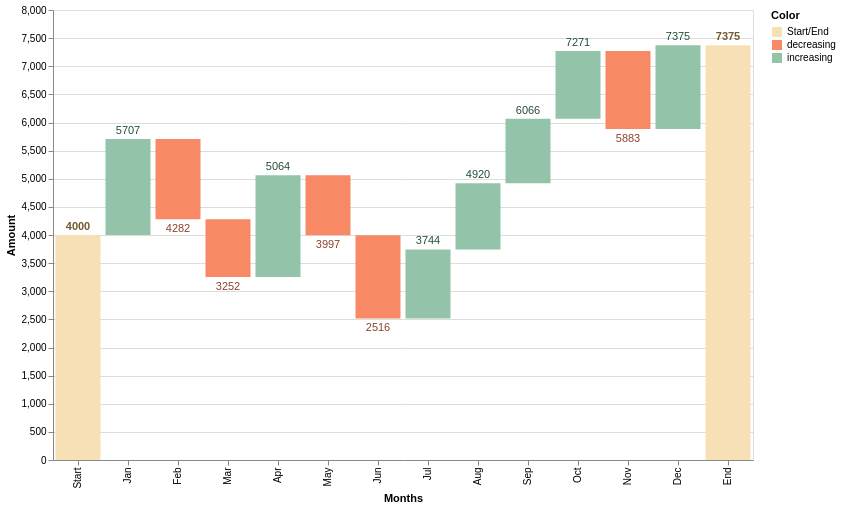

Express this chart as Vega-Lite.
### Vega specification from a JSON file in a GitHub repository (floating-point values rounded to 4 significant figures)
{"$schema": "https://vega.github.io/schema/vega/v3.json", "autosize": "pad", "padding": 5, "width": 700, "height": 450, "style": "cell", "data": [{"name": "source_0", "values": [{"label": "Start", "amount": 4000}, {"label": "Jan", "amount": 1707}, {"label": "Feb", "amount": -1425}, {"label": "Mar", "amount": -1030}, {"label": "Apr", "amount": 1812}, {"label": "May", "amount": -1067}, {"label": "Jun", "amount": -1481}, {"label": "Jul", "amount": 1228}, {"label": "Aug", "amount": 1176}, {"label": "Sep", "amount": 1146}, {"label": "Oct", "amount": 1205}, {"label": "Nov", "amount": -1388}, {"label": "Dec", "amount": 1492}, {"label": "End", "amount": 0}]}, {"name": "data_0", "source": "source_0", "transform": [{"type": "window", "params": [null], "as": ["row"], "ops": ["row_number"], "fields": [null], "sort": {"field": [], "order": []}}, {"type": "window", "params": [null], "as": ["sum"], "ops": ["sum"], "fields": ["amount"], "sort": {"field": ["row"], "order": ["ascending"]}}, {"type": "formula", "expr": "datum.label == 'End' ? 0 : datum.sum - datum.amount", "as": "previous_amount"}, {"type": "formula", "expr": "datum.label == 'End' ? datum.sum : datum.amount", "as": "amount"}, {"type": "formula", "expr": "datum.label == 'End' || datum.label == 'Start' ? 'Start/End' : datum.amount >= 0 ? 'increasing' : 'decreasing'", "as": "Color"}, {"type": "formula", "expr": "datum.Color == 'decreasing' ? datum.sum : ''", "as": "sum_dec"}, {"type": "formula", "expr": "datum.Color == 'increasing' ? datum.sum : ''", "as": "sum_inc"}, {"type": "formula", "expr": "datum.Color == 'Start/End' ? datum.sum : ''", "as": "sum_start_end"}]}, {"name": "data_1", "source": "data_0", "transform": [{"type": "filter", "expr": "datum[\"previous_amount\"] !== null && !isNaN(datum[\"previous_amount\"])"}]}, {"name": "data_2", "source": "data_0", "transform": [{"type": "filter", "expr": "datum[\"sum_inc\"] !== null && !isNaN(datum[\"sum_inc\"])"}]}, {"name": "data_3", "source": "data_0", "transform": [{"type": "filter", "expr": "datum[\"sum_start_end\"] !== null && !isNaN(datum[\"sum_start_end\"])"}]}, {"name": "data_4", "source": "data_0", "transform": [{"type": "filter", "expr": "datum[\"sum_dec\"] !== null && !isNaN(datum[\"sum_dec\"])"}]}], "marks": [{"name": "layer_0_marks", "type": "rect", "style": ["bar"], "from": {"data": "data_1"}, "encode": {"update": {"fill": {"scale": "color", "field": "Color"}, "x": {"scale": "x", "field": "label"}, "width": {"scale": "x", "band": true}, "y": {"scale": "y", "field": "previous_amount"}, "y2": {"scale": "y", "field": "sum"}}}}, {"name": "layer_1_marks", "type": "text", "style": ["text"], "from": {"data": "data_2"}, "encode": {"update": {"dy": {"value": -5}, "fill": {"value": "#234f39"}, "x": {"scale": "x", "field": "label", "band": 0.5}, "y": {"scale": "y", "field": "sum_inc"}, "text": {"signal": "''+datum[\"sum_inc\"]"}, "align": {"value": "center"}}}}, {"name": "layer_2_marks", "type": "text", "style": ["text"], "from": {"data": "data_3"}, "encode": {"update": {"dy": {"value": -5}, "fontWeight": {"value": "bold"}, "fill": {"value": "#725a30"}, "x": {"scale": "x", "field": "label", "band": 0.5}, "y": {"scale": "y", "field": "sum_start_end"}, "text": {"signal": "''+datum[\"sum_start_end\"]"}, "align": {"value": "center"}}}}, {"name": "layer_3_marks", "type": "text", "style": ["text"], "from": {"data": "data_4"}, "encode": {"update": {"baseline": {"value": "top"}, "dy": {"value": 4}, "fill": {"value": "#8b422c"}, "x": {"scale": "x", "field": "label", "band": 0.5}, "y": {"scale": "y", "field": "sum_dec"}, "text": {"signal": "''+datum[\"sum_dec\"]"}, "align": {"value": "center"}}}}], "scales": [{"name": "x", "type": "band", "domain": {"data": "data_0", "field": "label", "sort": {"field": "row", "op": "min"}}, "range": [0, {"signal": "width"}], "paddingInner": 0.1, "paddingOuter": 0.05}, {"name": "y", "type": "linear", "domain": {"fields": [{"data": "data_1", "field": "previous_amount"}, {"data": "data_1", "field": "sum"}, {"data": "data_2", "field": "sum_inc"}, {"data": "data_3", "field": "sum_start_end"}, {"data": "data_4", "field": "sum_dec"}]}, "range": [{"signal": "height"}, 0], "nice": true, "zero": true}, {"name": "color", "type": "ordinal", "domain": {"data": "data_1", "field": "Color", "sort": true}, "range": ["#f7e0b6", "#f78a64", "#93c4aa"]}], "axes": [{"scale": "x", "orient": "bottom", "grid": false, "title": "Months", "labelOverlap": true, "encode": {"labels": {"update": {"angle": {"value": 270}, "align": {"value": "right"}, "baseline": {"value": "middle"}}}}, "zindex": 1}, {"scale": "y", "orient": "left", "grid": false, "title": "Amount", "labelOverlap": true, "tickCount": {"signal": "ceil(height/40)"}, "zindex": 1}, {"scale": "y", "orient": "left", "grid": true, "tickCount": {"signal": "ceil(height/40)"}, "gridScale": "x", "domain": false, "labels": false, "maxExtent": 0, "minExtent": 0, "ticks": false, "zindex": 0}], "legends": [{"fill": "color", "title": "Color", "encode": {"symbols": {"update": {"shape": {"value": "square"}}}}}], "config": {"axisY": {"minExtent": 30}}}
